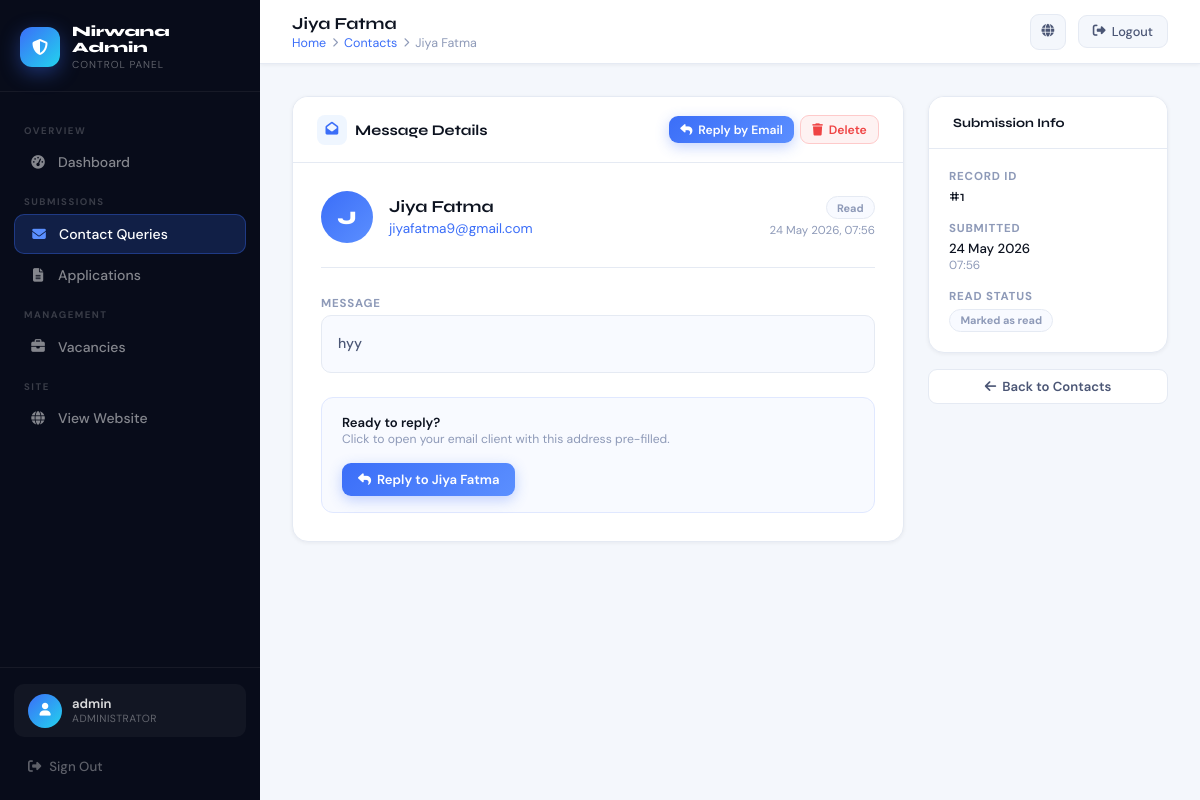
/myadmin/contacts/1/ (signed in), run on the app's committed database.
### app1/models.py (models this page shows, shortened)
class ContactSubmission(models.Model):
    name = models.CharField(max_length=200)
    email = models.EmailField()
    message = models.TextField()
    submitted_at = models.DateTimeField(auto_now_add=True)
    is_read = models.BooleanField(default=False)
    class Meta:
        ordering = ['-submitted_at']
        verbose_name = 'Contact Submission'
        verbose_name_plural = 'Contact Submissions'

### app1/views.py (the view)
# urls.py: path('myadmin/contacts/<int:pk>/', views.admin_contact_detail, name='admin_contact_detail'),
@login_required(login_url='admin_login')
@user_passes_test(is_admin, login_url='admin_login')
def admin_contact_detail(request, pk):
    contact = get_object_or_404(ContactSubmission, pk=pk)
    contact.is_read = True
    contact.save()
    return render(request, 'app1/admin/contact_detail.html', {'contact': contact})

### app1/views.py (called while the page is built)
def is_admin(user):
    return user.is_authenticated and user.is_staff

### app1/templates/app1/admin/contact_detail.html (shortened to what this page needs)
{% extends 'app1/admin/base.html' %}
{% block page_title %}{{ contact.name }}{% endblock %}
{% block breadcrumb %}
  <a href="{% url 'admin_dashboard' %}">Home</a>
  <i class="fas fa-chevron-right" style="font-size:0.6rem"></i>
  <a href="{% url 'admin_contacts' %}">Contacts</a>
  <i class="fas fa-chevron-right" style="font-size:0.6rem"></i>
  <span>{{ contact.name }}</span>
{% endblock %}
{% block content %}
<div style="display:flex;gap:1.5rem;align-items:flex-start;flex-wrap:wrap">
  <div style="flex:1;min-width:300px">
    <div class="card">
      <div class="card-header">
        <div class="card-title">
          <span class="title-icon" style="background:#EFF6FF;color:var(--blue)"><i class="fas fa-envelope-open"></i></span>
          Message Details
        </div>
        <div class="action-group">
          <a href="mailto:{{ contact.email }}" class="btn btn-primary btn-sm">
            <i class="fas fa-reply"></i> Reply by Email
          </a>
          <a href="{% url 'admin_contact_delete' contact.pk %}"
             class="btn btn-danger btn-sm"
             onclick="return confirm('Delete this contact? This cannot be undone.')">
            <i class="fas fa-trash"></i> Delete
          </a>
        </div>
      </div>
      <div class="card-body" style="padding:1.75rem">
        <div style="display:flex;align-items:center;gap:1rem;margin-bottom:1.75rem;padding-bottom:1.5rem;border-bottom:1px solid var(--border)">
          <div style="width:52px;height:52px;border-radius:50%;background:linear-gradient(135deg,var(--blue),var(--blue-light));display:flex;align-items:center;justify-content:center;color:white;font-family:'Syne',sans-serif;font-size:1.2rem;font-weight:800;flex-shrink:0">
            {{ contact.name|first|upper }}
          </div>
          <div>
            <div style="font-family:'Syne',sans-serif;font-size:1.05rem;font-weight:700;color:var(--text)">{{ contact.name }}</div>
            <a href="mailto:{{ contact.email }}" style="font-size:0.85rem;color:var(--blue);text-decoration:none">{{ contact.email }}</a>
          </div>
          <div style="margin-left:auto;text-align:right">
            {% if not contact.is_read %}
              <span class="badge unread"><i class="fas fa-circle" style="font-size:0.35rem"></i> New</span>
            {% else %}
              <span class="badge read">Read</span>
            {% endif %}
            <div style="font-size:0.72rem;color:var(--text-light);margin-top:4px">{{ contact.submitted_at|date:"d M Y, H:i" }}</div>
          </div>
        </div>
        <div class="detail-field" style="margin-bottom:1.5rem">
          <div class="field-label">Message</div>
          <div class="field-value message-text">{{ contact.message }}</div>
        </div>
        <div style="background:#F8FAFF;border:1px solid #E0E8FF;border-radius:12px;padding:1rem 1.25rem;display:flex;align-items:center;justify-content:space-between;gap:1rem;flex-wrap:wrap">
          <div>
            <div style="font-size:0.82rem;font-weight:600;color:var(--text)">Ready to reply?</div>
            <div style="font-size:0.76rem;color:var(--text-light)">Click to open your email client with this address pre-filled.</div>
          </div>
          <a href="mailto:{{ contact.email }}?subject=Re: Your enquiry to Nirwana Infratech" class="btn btn-primary">
            <i class="fas fa-reply"></i> Reply to {{ contact.name }}
          </a>
        </div>
      </div>
    </div>
  </div>
  <div style="width:240px;flex-shrink:0">
    <div class="card">
      <div class="card-header">
        <div class="card-title" style="font-size:0.8rem">Submission Info</div>
      </div>
      <div class="card-body" style="padding:1.25rem;display:flex;flex-direction:column;gap:1rem">
        <div class="detail-field">
          <div class="field-label">Record ID</div>
          <div class="field-value" style="font-family:'Syne',sans-serif">#{{ contact.pk }}</div>
        </div>
        <div class="detail-field">
          <div class="field-label">Submitted</div>
          <div class="field-value" style="font-size:0.83rem">{{ contact.submitted_at|date:"d M Y" }}</div>
          <div style="font-size:0.74rem;color:var(--text-light)">{{ contact.submitted_at|date:"H:i" }}</div>
        </div>
        <div class="detail-field">
          <div class="field-label">Read Status</div>
          <div>
            {% if contact.is_read %}
              <span class="badge read">Marked as read</span>
            {% else %}
              <span class="badge unread">Not yet read</span>
            {% endif %}
          </div>
        </div>
      </div>
    </div>
    <div style="margin-top:1rem">
      <a href="{% url 'admin_contacts' %}" class="btn btn-ghost" style="width:100%;justify-content:center">
        <i class="fas fa-arrow-left"></i> Back to Contacts
      </a>
    </div>
  </div>
</div>
{% endblock %}

### app1/templates/app1/admin/base.html (shortened to what this page needs)
<!DOCTYPE html>
<html lang="en">
<head>
<link rel="stylesheet" href="https://cdnjs.cloudflare.com/ajax/libs/font-awesome/6.5.0/css/all.min.css">
</head>
<body>
<aside class="sidebar" id="sidebar">
  <div class="sidebar-top">
    <a href="{% url 'admin_dashboard' %}" class="brand">
      <div class="brand-mark"><i class="fas fa-shield-halved"></i></div>
      <div class="brand-info">
        <div class="name">Nirwana Admin</div>
        <div class="sub">Control Panel</div>
      </div>
    </a>
  </div>
  <nav class="sidebar-nav">
    <span class="nav-label">Overview</span>
    <a href="{% url 'admin_dashboard' %}" class="nav-link {% if request.resolver_match.url_name == 'admin_dashboard' %}active{% endif %}">
      <span class="nav-icon"><i class="fas fa-gauge-high"></i></span>
      <span class="nav-text">Dashboard</span>
    </a>
    <span class="nav-label">Submissions</span>
    <a href="{% url 'admin_contacts' %}" class="nav-link {% if 'contact' in request.resolver_match.url_name %}active{% endif %}">
      <span class="nav-icon"><i class="fas fa-envelope"></i></span>
      <span class="nav-text">Contact Queries</span>
    </a>
    <a href="{% url 'admin_applications' %}" class="nav-link {% if 'application' in request.resolver_match.url_name %}active{% endif %}">
      <span class="nav-icon"><i class="fas fa-file-lines"></i></span>
      <span class="nav-text">Applications</span>
    </a>
    <span class="nav-label">Management</span>
    <a href="{% url 'admin_vacancies' %}" class="nav-link {% if 'vacanc' in request.resolver_match.url_name %}active{% endif %}">
      <span class="nav-icon"><i class="fas fa-briefcase"></i></span>
      <span class="nav-text">Vacancies</span>
    </a>
    <span class="nav-label">Site</span>
    <a href="{% url 'home' %}" class="nav-link" target="_blank">
      <span class="nav-icon"><i class="fas fa-globe"></i></span>
      <span class="nav-text">View Website</span>
    </a>
  </nav>
  <div class="sidebar-bottom">
    <div class="user-card">
      <div class="user-avatar"><i class="fas fa-user"></i></div>
      <div>
        <div class="user-name">{{ request.user.username }}</div>
        <div class="user-role">Administrator</div>
      </div>
    </div>
    <a href="{% url 'admin_logout' %}" class="logout-link">
      <i class="fas fa-right-from-bracket"></i>
      Sign Out
    </a>
  </div>
</aside>
<div class="main">
  <header class="topbar">
    <div class="topbar-left">
      <div>
        <div class="page-title">{% block page_title %}Dashboard{% endblock %}</div>
        <div class="breadcrumb">{% block breadcrumb %}<a href="{% url 'admin_dashboard' %}">Home</a>{% endblock %}</div>
      </div>
    </div>
    <div class="topbar-right">
      <a href="{% url 'home' %}" target="_blank" class="topbar-action icon-only" title="View Site">
        <i class="fas fa-globe"></i>
      </a>
      <a href="{% url 'admin_logout' %}" class="topbar-action" title="Logout">
        <i class="fas fa-right-from-bracket"></i>
        <span>Logout</span>
      </a>
    </div>
  </header>
  <main class="content">
    {% block content %}{% endblock %}
  </main>
</div>
</body>
</html>

### data on the page
ContactSubmission: name "Jiya Fatma", name|first "J", email "jiyafatma9@gmail.com", submitted_at "24 May 2026, 07:56", message "hyy", pk "1", submitted_at "24 May 2026", submitted_at "07:56"

### other printed values
{{ request.user.username }} "admin"
